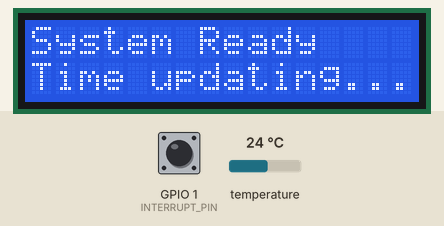
This sketch was run on a simulated ESP32-S3. Parts: 16×2 character LCD. The test bench sets the inputs (shaded band); at power-on: temperature 24 °C, GPIO 1 (INTERRUPT_PIN) HIGH. The local clock reads 2024-03-15 10:24:30 at power-on unless the sketch sets it; the sensor or clock chip raises its interrupt line as the real part does; what the sketch prints to the serial monitor is not drawn.

Above: at 1.3 s.
At 3.5 s:
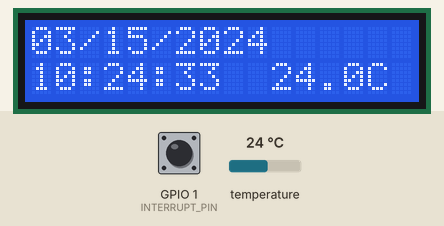
3.6 s: temperature set to 12 °C
At 4.8 s:
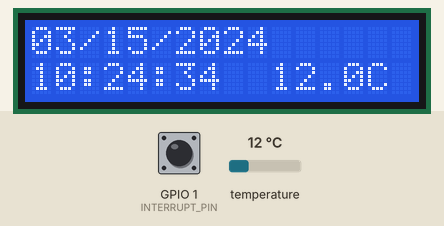
6.5 s: temperature set to 19 °C
At 7.7 s:
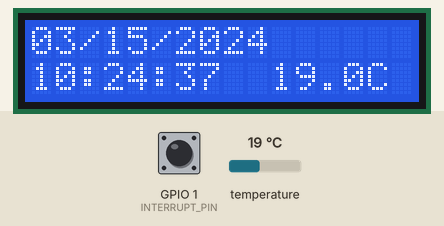
9.5 s: temperature set to 28 °C
At 10.8 s:
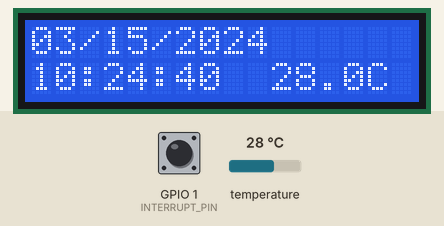
Timing chart, 0 to 12.5 s (numbered marks = the images above; inputs shaded):
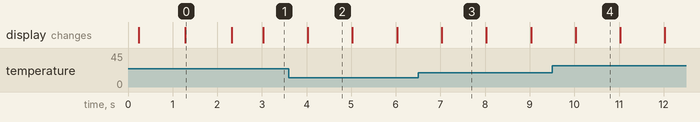

Measured:
- what the display in image 0 shows lasts 1.0 s, from 1.3 s to 2.3 s

The sketch:

09-041_Time_and_date_with_the_DS3231_LCD.ino
```cpp
/*  09.041 - Time and Date with External Interrupts using DS3231 RTC and I2C LCD - ESP32-S3
 *
 * Course: IoT Development with ESP32-S3
 * Target Hardware: ESP32-S3-DevKitC-1 v1.1
 * Module: ESP32-S3-WROOM-1-N16R16V
 *
 * This comprehensive sketch demonstrates advanced real-time clock (RTC) functionality
 * with interrupt-driven display updates. It showcases proper hardware interfacing,
 * interrupt handling, I2C communication, and temperature monitoring using the DS3231
 * precision RTC module with an I2C LCD display.
 *
 * Key Learning Objectives:
 * - External interrupt handling with hardware debouncing
 * - I2C communication with multiple devices
 * - Real-time clock programming and battery backup systems
 * - Temperature sensor integration
 * - Critical section programming for thread safety
 * - Professional error handling and system diagnostics
 *
 * HARDWARE INFORMATION:
 * =====================
 * ESP32-S3-WROOM-1-N16R16V Specifications:
 * - Flash Memory: 16 MB
 * - PSRAM: 16 MB
 * - I2C Hardware: Two I2C controllers
 * - Interrupt Capability: All GPIO pins except 35,36,37
 * - Operating Voltage: 3.3V (5V tolerant on most pins)
 *
 * DS3231 RTC Module Features:
 * - Precision: ±2ppm accuracy (±1 minute/year max error)
 * - Temperature Compensation: Built-in TCXO
 * - Battery Backup: CR2032 maintains time during power loss
 * - Temperature Sensor: ±3°C accuracy, 0.25°C resolution
 * - Square Wave Output: Programmable 1Hz to 8192Hz
 * - I2C Interface: 400kHz max, 7-bit address 0x68
 *
 * CIRCUIT DIAGRAM:
 * ================
 *                    ESP32-S3-DevKitC-1 v1.1
 *                    ┌─────────────────────┐
 *                    │                     │
 *      ────────────> │ 5V             GND │ <──────────────
 *     │              │                     │               │
 *     │         ──── │ GPIO21 (SDA)       │               │
 *     │        │     │ GPIO22 (SCL)       │               │
 *     │        │ ─── │ GPIO1              │               │
 *     │        ││    │                     │               │
 *     │        ││    └─────────────────────┘               │
 *     │        ││                                          │
 *     │        ││    DS3231 RTC Module                     │
 *     │        ││    ┌─────────────────┐                  │
 *     │        ││    │                 │                  │
 *     └──────────────┤ VCC         GND ├──────────────────┘
 *              ││    │                 │
 *              │└────┤ SDA         SCL ├──────
 *              │     │                 │     │
 *              └─────┤ SQW         32K │     │
 *                    │                 │     │
 *                    └─────────────────┘     │
 *                                            │
 *                    I2C LCD (16x2)          │
 *                    ┌─────────────────┐     │
 *                    │                 │     │
 *      ──────────────┤ VCC         GND ├─────┘
 *                    │                 │
 *      ──────────────┤ SDA         SCL ├─────
 *                    │                 │
 *                    └─────────────────┘
 *
 * COMPONENTS:
 * ===========
 * 1. ESP32-S3-DevKitC-1 v1.1 Development Board
 * 2. DS3231 RTC Module with CR2032 Battery
 *    - High precision real-time clock
 *    - Temperature compensated crystal oscillator (TCXO)
 *    - Battery backup for timekeeping during power loss
 *    - Integrated temperature sensor
 * 3. 16x2 I2C LCD Display Module (PCF8574 I2C backpack)
 *    - I2C address typically 0x27 or 0x3F
 *    - Blue backlight with white text recommended
 * 4. Breadboard and jumper wires
 * 5. Pull-up resistors 4.7kΩ (often built into modules)
 *
 * GPIO ASSIGNMENTS:
 * =================
 * GPIO21 (SDA)    → I2C Data Line (DS3231 SDA, LCD SDA)
 * GPIO22 (SCL)    → I2C Clock Line (DS3231 SCL, LCD SCL)
 * GPIO1           → DS3231 SQW Pin (1Hz interrupt signal)
 * 5V              → Power for LCD and DS3231 VCC
 * GND             → Common ground for all components
 *
 * TECHNICAL NOTES:
 * ================
 * 1. The DS3231 SQW pin generates a precise 1Hz square wave signal
 * 2. External interrupt triggers on falling edge for accurate timing
 * 3. Critical sections protect shared variables from race conditions
 * 4. I2C pull-up resistors (4.7kΩ) are typically built into breakout modules
 * 5. Battery backup maintains time accuracy during power cycles
 * 6. Temperature readings update automatically with time display
 * 7. Error handling includes I2C communication failure detection
 *
 * POWER CONSIDERATIONS:
 * =====================
 * - Total current consumption: ~30mA (LCD backlight dominant)
 * - DS3231 standby current: ~3µA (battery backup mode)
 * - Use 5V supply for maximum LCD compatibility
 * - DS3231 has internal 3.3V regulator for ESP32-S3 compatibility
 *
 * IDE REQUIREMENTS:
 * =================
 * - Arduino IDE 2.0+
 * - ESP32 Arduino Core v3.0+
 * - Board: "ESP32S3 Dev Module"
 * - Partition Scheme: "Default 4MB with spiffs"
 * - Flash Mode: "QIO"
 * - Flash Size: "16MB"
 * - PSRAM: "OPI PSRAM"
 *
 * LIBRARY REQUIREMENTS:
 * =====================
 * - RtcDS3231 by Makuna (v2.3.5+)
 * - LiquidCrystal_I2C by johnrickman (v1.1.2+)
 * - Wire (Arduino standard library)
 *
 * Created: April 3 2019 by Peter Dalmaris
 * Updated: January 2025 for ESP32-S3 compatibility and modern practices
 */

// ============================================================================
// LIBRARY INCLUDES AND HARDWARE INTERFACE SETUP
// ============================================================================

#include <Wire.h>                    // I2C communication library
#include <RtcDS3231.h>              // DS3231 RTC library by Makuna
#include <LiquidCrystal_I2C.h>      // I2C LCD library

// Hardware interface objects
RtcDS3231<TwoWire> Rtc(Wire);       // DS3231 RTC instance using Wire interface
LiquidCrystal_I2C lcd(0x27, 16, 2); // LCD: address 0x27, 16 cols, 2 rows

// ============================================================================
// CONFIGURATION CONSTANTS
// ============================================================================

// GPIO pin assignments for ESP32-S3
const uint8_t INTERRUPT_PIN = 1;     // GPIO1 for DS3231 SQW interrupt
const uint8_t SDA_PIN = 21;          // I2C Data line
const uint8_t SCL_PIN = 22;          // I2C Clock line

// I2C configuration
const uint32_t I2C_FREQUENCY = 100000; // 100kHz I2C bus speed (conservative)

// Display configuration
const uint8_t LCD_COLS = 16;         // LCD column count
const uint8_t LCD_ROWS = 2;          // LCD row count
constexpr uint8_t DATE_STRING_SIZE = 20; // Buffer size for date strings
constexpr uint8_t TIME_STRING_SIZE = 20; // Buffer size for time strings

// Timing constants
const uint32_t SERIAL_BAUD_RATE = 115200;
const uint32_t STARTUP_DELAY_MS = 1000;

// ============================================================================
// GLOBAL VARIABLES AND INTERRUPT HANDLING
// ============================================================================

// Interrupt-related variables (volatile for ISR safety)
volatile bool timeUpdateFlag = false;    // Flag set by interrupt
volatile uint32_t interruptCount = 0;    // Count interrupts for diagnostics

// Thread synchronization primitive for ESP32-S3
portMUX_TYPE interruptMux = portMUX_INITIALIZER_UNLOCKED;

// System status tracking
bool systemInitialized = false;
bool rtcCommunicationOK = true;
uint32_t lastDisplayUpdate = 0;
uint32_t systemUptime = 0;

// ============================================================================
// INTERRUPT SERVICE ROUTINE
// ============================================================================

/**
 * Hardware interrupt handler for DS3231 SQW signal
 * Called every second when DS3231 generates falling edge on SQW pin
 * Must be IRAM_ATTR for ESP32-S3 compatibility
 */
void IRAM_ATTR handleRTCInterrupt() {
    // Enter critical section to prevent race conditions
    portENTER_CRITICAL_ISR(&interruptMux);

    timeUpdateFlag = true;           // Signal main loop to update display
    interruptCount++;                // Increment diagnostic counter
    systemUptime++;                  // Track system uptime in seconds

    // Exit critical section
    portEXIT_CRITICAL_ISR(&interruptMux);
}

// ============================================================================
// UTILITY FUNCTIONS
// ============================================================================

/**
 * Enhanced array size calculation macro
 * Safer than traditional sizeof method
 */
#define ARRAY_SIZE(a) (sizeof(a) / sizeof(a[0]))

/**
 * Print detailed RTC error information
 * Helps with troubleshooting I2C communication issues
 */
void printRTCError(uint8_t errorCode) {
    Serial.print("RTC Error Code: ");
    Serial.print(errorCode);
    Serial.print(" - ");

    switch(errorCode) {
        case 0: Serial.println("Success"); break;
        case 1: Serial.println("Data too long for transmit buffer"); break;
        case 2: Serial.println("Received NACK on transmit of address"); break;
        case 3: Serial.println("Received NACK on transmit of data"); break;
        case 4: Serial.println("Unknown I2C error"); break;
        case 5: Serial.println("Timeout"); break;
        default: Serial.println("Unrecognized error code"); break;
    }
}

/**
 * Scan I2C bus and report found devices
 * Useful for troubleshooting hardware connections
 */
void scanI2CDevices() {
    Serial.println("\n=== I2C Device Scanner ===");
    uint8_t devicesFound = 0;

    for(uint8_t address = 1; address < 127; address++) {
        Wire.beginTransmission(address);
        uint8_t error = Wire.endTransmission();

        if(error == 0) {
            Serial.printf("I2C device found at address 0x%02X\n", address);
            devicesFound++;

            // Identify common devices
            if(address == 0x27 || address == 0x3F) {
                Serial.println("  -> Likely LCD with PCF8574 I2C backpack");
            } else if(address == 0x68) {
                Serial.println("  -> DS3231 RTC detected");
            }
        }
    }

    if(devicesFound == 0) {
        Serial.println("No I2C devices found! Check wiring and power.");
    } else {
        Serial.printf("Total devices found: %d\n\n", devicesFound);
    }
}

/**
 * Initialize I2C interface with error checking
 */
bool initializeI2C() {
    Serial.println("Initializing I2C interface...");

    // Initialize I2C with custom pins and frequency
    Wire.begin(SDA_PIN, SCL_PIN);
    Wire.setClock(I2C_FREQUENCY);

    delay(100); // Allow I2C to stabilize

    // Test I2C communication
    scanI2CDevices();

    return true;
}

/**
 * Initialize LCD with comprehensive error handling
 */
bool initializeLCD() {
    Serial.println("Initializing LCD display...");

    // Initialize LCD
    lcd.init();
    lcd.backlight();
    lcd.clear();

    // Display startup message
    lcd.setCursor(0, 0);
    lcd.print("ESP32-S3 RTC");
    lcd.setCursor(0, 1);
    lcd.print("Initializing...");

    delay(STARTUP_DELAY_MS);

    Serial.println("LCD initialized successfully");
    return true;
}

/**
 * Initialize DS3231 RTC with comprehensive setup
 */
bool initializeRTC() {
    Serial.println("Initializing DS3231 RTC...");

    // Begin RTC communication
    Rtc.Begin();

    // Get compilation time for reference
    RtcDateTime compiled = RtcDateTime(__DATE__, __TIME__);
    Serial.print("Sketch compiled: ");
    printDateTime(compiled);
    Serial.println();

    // Check RTC validity
    if (!Rtc.IsDateTimeValid()) {
        if (Rtc.LastError() != 0) {
            Serial.print("RTC communication error: ");
            printRTCError(Rtc.LastError());
            return false;
        } else {
            Serial.println("RTC lost confidence in DateTime! Setting to compile time.");
            Rtc.SetDateTime(compiled);
        }
    }

    // Ensure RTC is running
    if (!Rtc.GetIsRunning()) {
        Serial.println("RTC was not running. Starting now...");
        Rtc.SetIsRunning(true);
    }

    // Check and update time if necessary
    RtcDateTime now = Rtc.GetDateTime();
    if (now < compiled) {
        Serial.println("RTC is older than compile time. Updating...");
        Rtc.SetDateTime(compiled);
    } else if (now > compiled) {
        Serial.println("RTC is newer than compile time (expected)");
    } else {
        Serial.println("RTC matches compile time");
    }

    // Configure square wave output for 1Hz interrupt
    Rtc.Enable32kHzPin(false);                                    // Disable 32kHz output
    Rtc.SetSquareWavePin(DS3231SquareWavePin_ModeClock);          // Enable square wave
    Rtc.SetSquareWavePinClockFrequency(DS3231SquareWaveClock_1Hz); // 1Hz frequency

    Serial.println("DS3231 RTC initialized successfully");
    return true;
}

/**
 * Configure external interrupt for RTC square wave
 */
bool setupRTCInterrupt() {
    Serial.printf("Setting up interrupt on GPIO%d...\n", INTERRUPT_PIN);

    pinMode(INTERRUPT_PIN, INPUT_PULLUP);
    attachInterrupt(digitalPinToInterrupt(INTERRUPT_PIN),
                   handleRTCInterrupt, FALLING);

    Serial.println("RTC interrupt configured successfully");
    return true;
}

/**
 * Enhanced LCD update function with temperature display
 */
void updateLCDDisplay(const RtcDateTime& dateTime, RtcTemperature temperature) {
    char dateString[DATE_STRING_SIZE];
    char timeString[TIME_STRING_SIZE];

    // Format date string (MM/DD/YYYY)
    snprintf(dateString, ARRAY_SIZE(dateString), "%02u/%02u/%04u",
             dateTime.Month(), dateTime.Day(), dateTime.Year());

    // Format time string (HH:MM:SS)
    snprintf(timeString, ARRAY_SIZE(timeString), "%02u:%02u:%02u",
             dateTime.Hour(), dateTime.Minute(), dateTime.Second());

    // Update LCD display
    lcd.clear();

    // First row: Date
    lcd.setCursor(0, 0);
    lcd.print(dateString);

    // Second row: Time and temperature
    lcd.setCursor(0, 1);
    lcd.print(timeString);

    // Display temperature (right side of second row)
    lcd.setCursor(10, 1);
    float tempC = temperature.AsFloatDegC();
    if (tempC > -99.0 && tempC < 999.0) { // Sanity check
        lcd.printf("%.1fC", tempC);
    } else {
        lcd.print("--.-C");
    }

    // Update last display time
    lastDisplayUpdate = millis();
}

/**
 * Enhanced datetime printing with formatting
 */
void printDateTime(const RtcDateTime& dateTime) {
    char dateTimeString[30];

    snprintf(dateTimeString, ARRAY_SIZE(dateTimeString),
             "%02u/%02u/%04u %02u:%02u:%02u",
             dateTime.Month(), dateTime.Day(), dateTime.Year(),
             dateTime.Hour(), dateTime.Minute(), dateTime.Second());

    Serial.print(dateTimeString);
}

/**
 * Print comprehensive system status
 */
void printSystemStatus() {
    Serial.println("\n=== System Status ===");
    Serial.printf("Uptime: %lu seconds\n", systemUptime);
    Serial.printf("Interrupt count: %lu\n", interruptCount);
    Serial.printf("Last display update: %lu ms ago\n", millis() - lastDisplayUpdate);
    Serial.printf("Free heap: %lu bytes\n", ESP.getFreeHeap());
    Serial.printf("RTC Communication: %s\n", rtcCommunicationOK ? "OK" : "ERROR");

    // Current RTC time
    RtcDateTime now = Rtc.GetDateTime();
    Serial.print("Current time: ");
    printDateTime(now);
    Serial.println();

    // Temperature reading
    RtcTemperature temp = Rtc.GetTemperature();
    Serial.printf("Temperature: %.2f°C\n", temp.AsFloatDegC());
    Serial.println("======================\n");
}

// ============================================================================
// MAIN SETUP FUNCTION
// ============================================================================

void setup() {
    // Initialize serial communication
    Serial.begin(SERIAL_BAUD_RATE);
    while (!Serial && millis() < 3000); // Wait for serial or timeout

    Serial.println("\n============================================================");
    Serial.println("ESP32-S3 DS3231 RTC with I2C LCD - Comprehensive Version");
    Serial.println("Course: IoT Development with ESP32-S3");
    Serial.println("Lesson: 09.041 - Real-Time Clock with External Interrupts");
    Serial.println("============================================================");

    // System initialization sequence
    bool initSuccess = true;

    // Step 1: Initialize I2C interface
    if (!initializeI2C()) {
        Serial.println("FATAL: I2C initialization failed!");
        initSuccess = false;
    }

    // Step 2: Initialize LCD display
    if (initSuccess && !initializeLCD()) {
        Serial.println("FATAL: LCD initialization failed!");
        initSuccess = false;
    }

    // Step 3: Initialize DS3231 RTC
    if (initSuccess && !initializeRTC()) {
        Serial.println("FATAL: RTC initialization failed!");
        initSuccess = false;
    }

    // Step 4: Setup RTC interrupt
    if (initSuccess && !setupRTCInterrupt()) {
        Serial.println("FATAL: Interrupt setup failed!");
        initSuccess = false;
    }

    if (initSuccess) {
        systemInitialized = true;
        Serial.println("System initialization completed successfully!");

        // Clear LCD and show ready message
        lcd.clear();
        lcd.setCursor(0, 0);
        lcd.print("System Ready");
        lcd.setCursor(0, 1);
        lcd.print("Time updating...");
        delay(1000);

        // Print initial system status
        printSystemStatus();

    } else {
        Serial.println("SYSTEM INITIALIZATION FAILED!");
        Serial.println("Please check hardware connections and restart.");

        // Show error on LCD
        lcd.clear();
        lcd.setCursor(0, 0);
        lcd.print("INIT ERROR");
        lcd.setCursor(0, 1);
        lcd.print("Check wiring");

        // Halt system
        while(true) {
            delay(1000);
        }
    }

    Serial.println("Entering main loop...\n");
}

// ============================================================================
// MAIN LOOP FUNCTION
// ============================================================================

void loop() {
    // Check if interrupt flag is set (time update needed)
    bool updateNeeded = false;

    // Safely read interrupt flag using critical section
    portENTER_CRITICAL(&interruptMux);
    if (timeUpdateFlag) {
        timeUpdateFlag = false;  // Reset flag
        updateNeeded = true;
    }
    portEXIT_CRITICAL(&interruptMux);

    // Process time update if needed
    if (updateNeeded) {
        // Validate RTC communication
        if (!Rtc.IsDateTimeValid()) {
            rtcCommunicationOK = false;

            if (Rtc.LastError() != 0) {
                Serial.print("RTC communication error in loop: ");
                printRTCError(Rtc.LastError());

                // Display error on LCD
                lcd.clear();
                lcd.setCursor(0, 0);
                lcd.print("RTC COMM ERROR");
                lcd.setCursor(0, 1);
                lcd.printf("Code: %d", Rtc.LastError());

            } else {
                Serial.println("RTC lost confidence in DateTime during operation!");

                // Display warning on LCD
                lcd.clear();
                lcd.setCursor(0, 0);
                lcd.print("RTC TIME LOST");
                lcd.setCursor(0, 1);
                lcd.print("Check battery");
            }

            return; // Skip this update cycle
        } else {
            rtcCommunicationOK = true;
        }

        // Get current time and temperature
        RtcDateTime currentTime = Rtc.GetDateTime();
        RtcTemperature currentTemp = Rtc.GetTemperature();

        // Update LCD display
        updateLCDDisplay(currentTime, currentTemp);

        // Print time to serial for debugging
        Serial.print("Time update #");
        Serial.print(interruptCount);
        Serial.print(": ");
        printDateTime(currentTime);
        Serial.printf(" | Temp: %.2f°C", currentTemp.AsFloatDegC());
        Serial.println();

        // Print detailed status every 60 seconds
        if (interruptCount % 60 == 0) {
            printSystemStatus();
        }
    }

    // Small delay to prevent excessive CPU usage
    delay(10);
}
```
